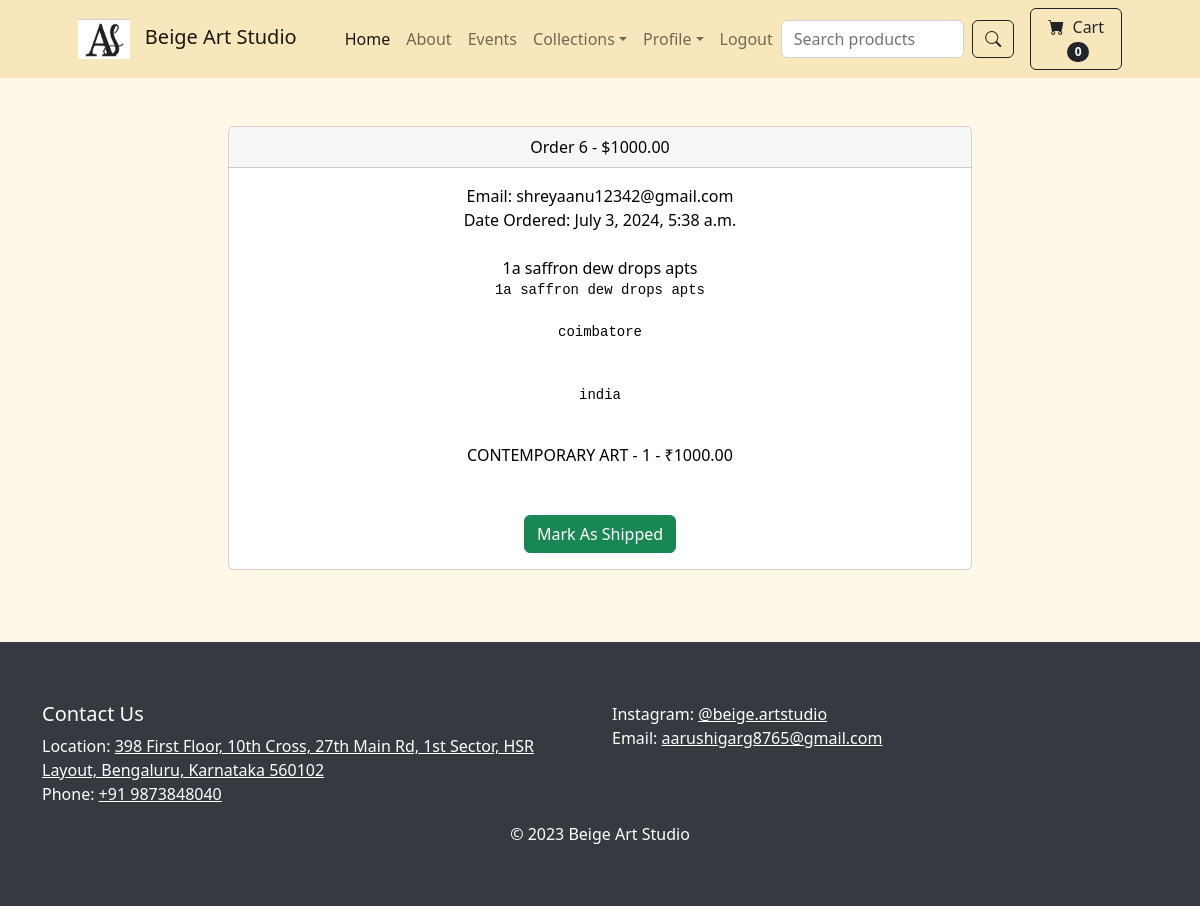
Screenshot of /payment/orders/6 (signed in) with the database file from the repository.
### payment/models.py (models this page shows, shortened)
class Order(models.Model):
    STATUS_CHOICES = [
        ('P', 'Pending'),
        ('S', 'Shipped'),
        ('C', 'Cancelled'),
    ]
    user = models.ForeignKey(User, on_delete=models.CASCADE, null=True, blank=True)
    full_name = models.CharField(max_length=250)
    email = models.EmailField(max_length=250)
    shipping_address = models.TextField(max_length=15000)
    amount_paid = models.DecimalField(max_digits=7, decimal_places=2)
    date_ordered = models.DateTimeField(auto_now_add=True)
    shipped = models.BooleanField(default=False)
    date_shipped = models.DateTimeField(blank=True, null=True)

class OrderItem(models.Model):
    order = models.ForeignKey(Order, related_name='order_items', on_delete=models.CASCADE, null=True)
    product = models.ForeignKey(Product, on_delete=models.CASCADE, null=True)
    user = models.ForeignKey(User, on_delete=models.CASCADE, null=True, blank=True)
    quantity = models.PositiveBigIntegerField(default=1)
    price = models.DecimalField(max_digits=7, decimal_places=2)

### store/models.py (models this page shows)
class Product(models.Model):
    name = models.CharField(max_length=100)
    price = models.DecimalField(default=0, decimal_places=2, max_digits=6)
    category = models.ForeignKey(Category, on_delete=models.CASCADE, default=1)
    description = models.CharField(max_length=250, default='', blank=True, null=True)
    image = models.ImageField(upload_to='uploads/product/')
    is_sale = models.BooleanField(default=False)
    sale_price = models.DecimalField(default=0, decimal_places=2, max_digits=6)
    def __str__(self):
        return self.name

### payment/views.py (the view, shortened to what this page needs)
# urls.py: path('orders/<int:pk>', views.orders, name='orders'),
def orders(request, pk):
    if request.user.is_authenticated and request.user.is_superuser:
        order = Order.objects.get(id=pk)
        items = OrderItem.objects.filter(order=pk)
        return render(request, 'payment/orders.html', {"order":order, "items":items})
    else:
        messages.success(request, "Access Denied")
        return redirect('home')

### cart/cart.py (called while the page is built)
    def __len__(self):
        return len(self.cart)

### cart/context_processors.py (called while the page is built)
def cart(request):
	return {'cart': Cart(request)}

### payment/templates/payment/orders.html (shortened to what this page needs)
{% extends 'base.html' %}
{% block content %}
        <div class="container">
        	<div class="row">
        		<center>
        			<div class="col-8">
        				<br/><br/>
<div class="card">
  <div class="card-header">
    Order {{ order.id}} - ${{order.amount_paid}}
  </div>
  <div class="card-body">
    Email: {{ order.email}}<br/>
    {% if order.date_shipped %}
      Date Shipped: {{ order.date_shipped}}
    {% else %}
     Date Ordered: {{ order.date_ordered}}
    {% endif %}
    <br/><br/>
    {{ order.full_name }}<br/>
    <pre>{{ order.shipping_address }}
    </pre>
    {% for item in items %}
      {{ item.product }} - {{ item.quantity }} - ₹{{ item.price }}<br/>
    {% endfor %}
    <br/><br/>
    {% if not order.shipped %}
    <form method="POST">
      <button type="Submit" class="btn btn-success">Mark As Shipped</button>
    {% else %}
    <form method="POST">
      {% csrf_token %}
      <input type="hidden" name="shipping_status" value="false">
      <button type="Submit" class="btn btn-danger">Mark As Not Shipped</button>
    </from>
    {% endif %}
  </div>
</div>
<br/>
<br/><br/>
        			</div>
        		</center>
        	</div>
        </div>
{% endblock %}

### store/templates/base.html (style rules this page uses)
body { background-color: #fff8e7; color: black; }

### rows the page displays
Order: id "6", amount_paid "1000.00", email "shreyaanu12342@gmail.com", date_ordered "July 3, 2024, 5:38 a.m.", full_name "1a saffron dew drops apts", shipping_address "1a saffron dew drops apts coimbatore india"
OrderItem: product "CONTEMPORARY ART", quantity "1", price "1000.00"

### other values shown
{{ cart|length }} "0"
